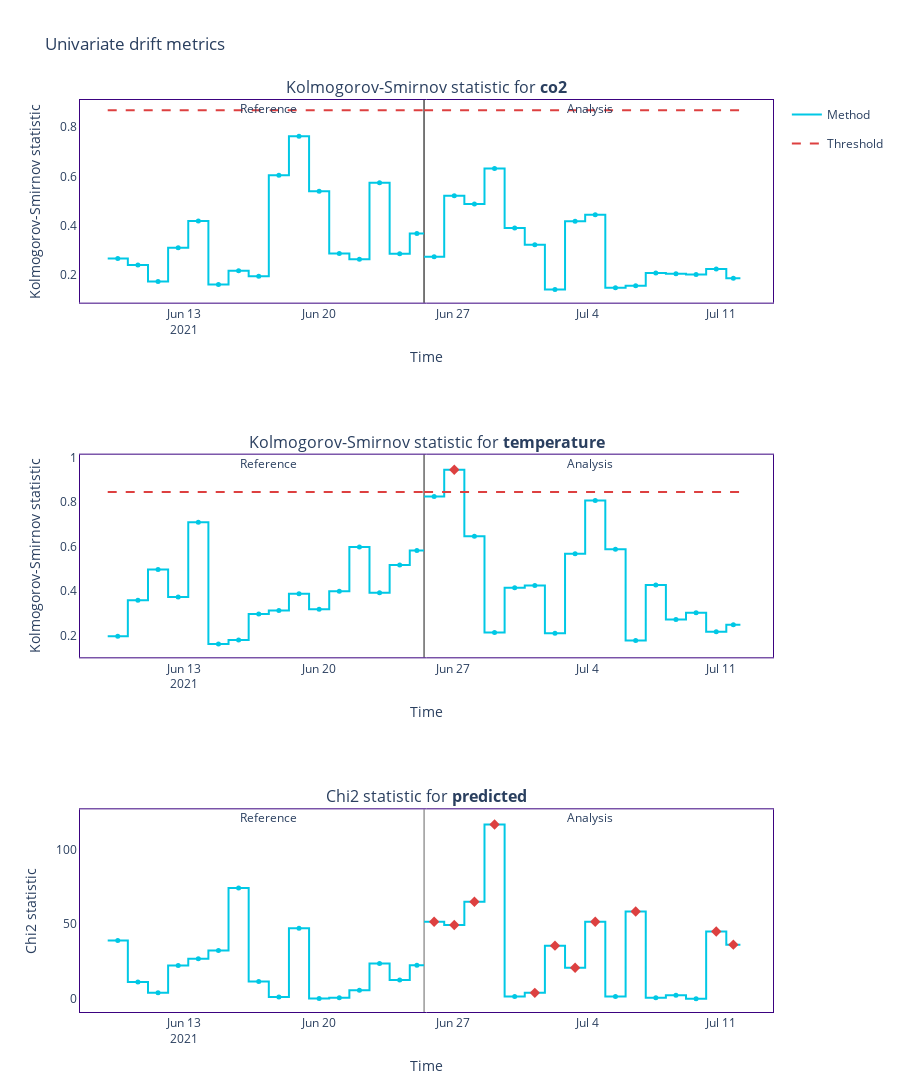

The notebook cell saved with this chart:
### Markdown cell above
# Red Flag 2: not providing the chunk size of their experiments

## Using small chunk size

### Code cell
univariate_drift_calc = nml.UnivariateDriftCalculator(
    column_names=features + [y_pred],
    treat_as_categorical=y_pred,
    timestamp_column_name=timestamp,
    continuous_methods=['kolmogorov_smirnov'],
    categorical_methods=['chi2'],
    chunk_size=500
)

univariate_drift_calc.fit(df_test)
univariate_drift_results = univariate_drift_calc.calculate(df_prod)
univariate_drift_results.plot()
